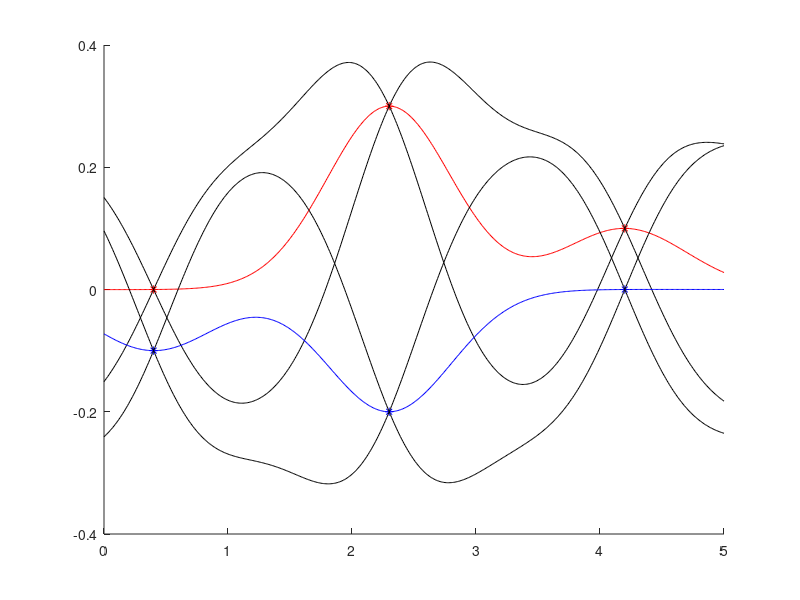

Reproduce this figure in MATLAB.
%% GP sampling.

%% Prepare kernel functions
Ksq = @(x,y,s,l) s*s*exp(-(x-y)^2/(2*l*l));
Ksin = @(x,y,s,l, p) s*s*exp(-2*sin(pi*(x-y)/p)^2/(l*l));

s1 = 0.2;
l1 = 0.5;
k1 = @(x,y) Ksq(x,y,s1,l1);

s2 = 0.5;
l2 = 1;
p2 = 1;
k2 = @(x,y) Ksin(x,y,s2,l2, p2);


%% Sampling space and data points
X = 0:0.01:5;
n = length(X);

fs = [0, 0.3, 0.1, -0.1 -0.2, 0]';
Xs = [0.4, 2.3,4.2];
m = length(Xs);

%% Compute kernel
B1 = [1.2 0.5; 0.5 1.5];

K1 = [];
for i=1:n
    for j =1:n
        K1(i,j) = k1(X(i),X(j));
    end
end
K1 = kron(B1,K1);


Kss1 = [];
for i=1:m
    for j =1:m
        Kss1(i,j) = k1(Xs(i),Xs(j));
    end
end
Kss1 = kron(B1,Kss1);

Ks1 = [];
for i=1:m
    for j =1:n
        Ks1(i,j) = k1(Xs(i),X(j));
    end
end
Ks1 = kron(B1,Ks1);

% %
% B2 = [1 0.5; 0.5 1];
% 
% K2 = [];
% for i=1:n
%     for j =1:n
%         K2(i,j) = k2(X(i),X(j));
%     end
% end
% K2 = kron(B2,K2);
% 
% 
% Kss2 = [];
% for i=1:m
%     for j =1:m
%         Kss2(i,j) = k2(Xs(i),Xs(j));
%     end
% end
% Kss2 = kron(B2,Kss2);
% 
% Ks2 = [];
% for i=1:m
%     for j =1:n
%         Ks2(i,j) = k2(Xs(i),X(j));
%     end
% end
% Ks2 = kron(B2,Ks2);


K = K1;%+K2;
Ks = Ks1;%+Ks2;
Kss = Kss1;%+Kss2;

%% Regression
nus = 0 + Ks'*(Kss\fs);
sig = K - Ks'*(Kss\Ks);

nus = reshape(nus,[n,2]);
d = diag(sig);
d = reshape(d,[n,2]);
fs = reshape(fs,[m,2]);

figure;
hold on;
plot(X, nus(:,1),'r');
plot(Xs,fs(:,1), 'r*');
plot(X, nus(:,1)+real(sqrt(d(:,1))),'k');
plot(X, nus(:,1)-real(sqrt(d(:,1))),'k');


plot(X, nus(:,2),'b');
plot(Xs,fs(:,2), 'b*');
plot(X, nus(:,2)+real(sqrt(d(:,2))),'k');
plot(X, nus(:,2)-real(sqrt(d(:,2))),'k');